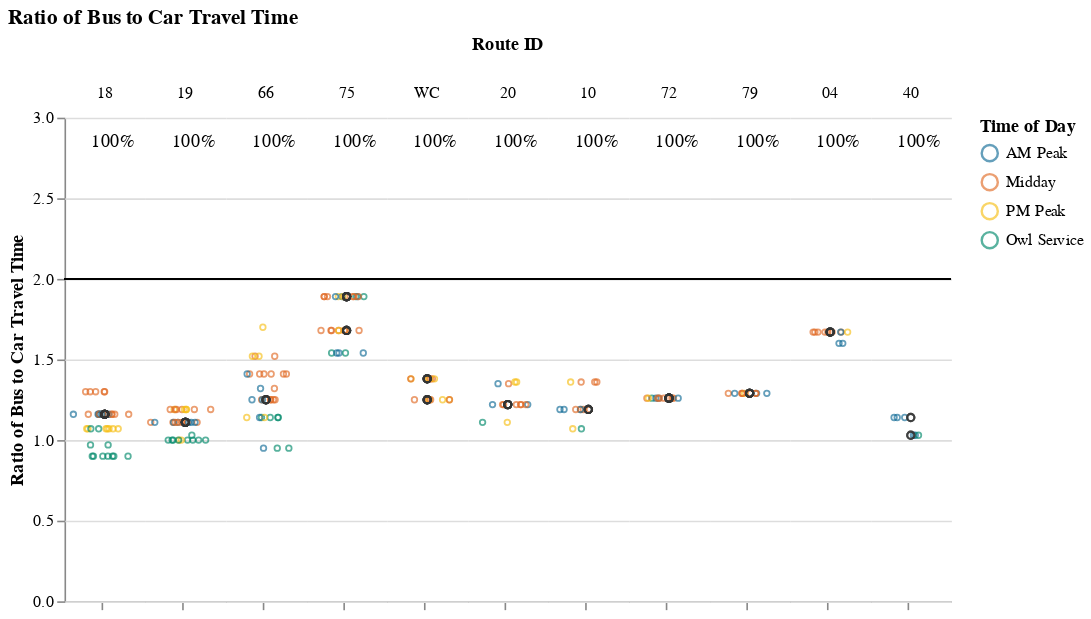
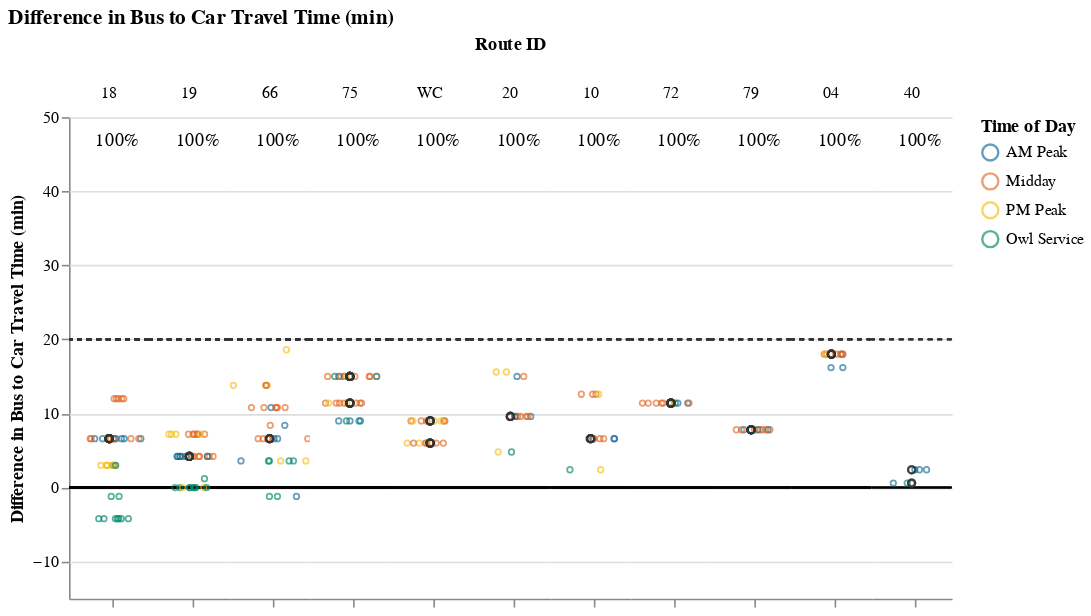

These figures' notebook cell, in order:
### Markdown cell above
## Viable Competitive Routes
### Short Routes (< 1 hr)

### Code cell
# Allow for possibility that operator doesn't have routes that fall into certain route_groups
# But, jupyterbook will not like markdown with f-string
# separate out route_group and put in each cell, and use try/except + if to display...
# but all 3 route groups must be displayed. just add sentence about why no routes were returned at the end
route_group = "short"
try:
    display_charts_for_route_group(df, route_group)
except:
    print("No routes meet this criteria.")

### Figure 1 — Vega-Lite specification as saved in the notebook (floating-point values rounded to 4 significant figures; data arrays with more than 128 entries replaced by an {"elided": "..."} marker saying what was removed)
{"config": {"view": {"continuousWidth": 400, "continuousHeight": 300, "stroke": null}, "facet": {"spacing": 0}}, "data": {"name": "data-fc43524c9ca61f0cf7a003f242c1c2ea"}, "facet": {"column": {"field": "route_id", "sort": ["18", "19", "66", "75", "WC", "20", "10", "72", "79", "04", "40"], "title": "Route ID", "type": "nominal"}}, "spec": {"layer": [{"mark": "rule", "encoding": {"color": {"value": "black"}, "y": {"field": "cutoff", "type": "quantitative"}}, "selection": {"selector001": {"type": "interval", "bind": "scales", "encodings": ["x", "y"]}}}, {"mark": {"type": "point", "opacity": 0.65, "size": 12, "strokeWidth": 1.1}, "encoding": {"color": {"field": "time_of_day", "scale": {"range": ["#136C97", "#E16B26", "#F6BF16", "#00896B", "#7790A3", "#5B559C"]}, "sort": ["AM Peak", "Midday", "PM Peak", "Owl Service"], "title": "Time of Day", "type": "nominal"}, "tooltip": [{"field": "route_id", "type": "nominal"}, {"field": "route_name", "type": "nominal"}, {"field": "trip_id", "type": "nominal"}, {"field": "service_hours", "type": "quantitative"}, {"field": "car_duration_hours", "type": "quantitative"}, {"field": "bus_multiplier", "type": "quantitative"}, {"field": "bus_difference", "type": "quantitative"}, {"field": "num_trips", "type": "quantitative"}, {"field": "num_competitive", "type": "quantitative"}, {"field": "pct_trips_competitive", "type": "quantitative"}, {"field": "pct_below_cutoff", "type": "quantitative"}, {"field": "p25", "type": "quantitative"}, {"field": "p50", "type": "quantitative"}, {"field": "p75", "type": "quantitative"}], "x": {"axis": {"grid": false, "labels": false, "ticks": true, "values": [0]}, "field": "jitter", "scale": {}, "title": null, "type": "quantitative"}, "y": {"field": "bus_multiplier", "scale": {"domain": [0, 3.0]}, "title": "Ratio of Bus to Car Travel Time", "type": "quantitative"}}, "transform": [{"calculate": "sqrt(-2*log(random()))*cos(2*PI*random())", "as": "jitter"}], "width": 50}, {"layer": [{"mark": {"type": "point", "opacity": 0.6, "size": 20, "strokeWidth": 1.3}, "encoding": {"color": {"value": "#323434"}, "y": {"field": "bus_multiplier", "type": "quantitative"}}, "transform": [{"filter": "(datum.p50_trip === 1)"}]}, {"mark": {"type": "text", "align": "center", "baseline": "middle"}, "encoding": {"color": {"value": "black"}, "text": {"field": "pct_trips_competitive", "format": ".0%", "type": "quantitative"}, "tooltip": [{"field": "route_id", "type": "nominal"}, {"field": "route_name", "type": "nominal"}, {"field": "trip_id", "type": "nominal"}, {"field": "service_hours", "type": "quantitative"}, {"field": "car_duration_hours", "type": "quantitative"}, {"field": "bus_multiplier", "type": "quantitative"}, {"field": "bus_difference", "type": "quantitative"}, {"field": "num_trips", "type": "quantitative"}, {"field": "num_competitive", "type": "quantitative"}, {"field": "pct_trips_competitive", "type": "quantitative"}, {"field": "pct_below_cutoff", "type": "quantitative"}, {"field": "p25", "type": "quantitative"}, {"field": "p50", "type": "quantitative"}, {"field": "p75", "type": "quantitative"}], "x": {"value": 30}, "y": {"value": 15}}, "transform": [{"calculate": "sqrt(-2*log(random()))*cos(2*PI*random())", "as": "jitter"}, {"filter": "(datum.fastest_trip === 1)"}]}]}]}, "resolve": {"scale": {"y": "shared"}}, "title": "Ratio of Bus to Car Travel Time", "$schema": "https://vega.github.io/schema/vega-lite/v4.17.0.json", "datasets": {"data-fc43524c9ca61f0cf7a003f242c1c2ea": {"elided": "216 records"}}}

### Figure 2 — Vega-Lite specification as saved in the notebook (floating-point values rounded to 4 significant figures; data arrays with more than 128 entries replaced by an {"elided": "..."} marker saying what was removed)
{"config": {"view": {"continuousWidth": 400, "continuousHeight": 300, "stroke": null}, "facet": {"spacing": 0}}, "data": {"name": "data-4c6cbfc278db15a8f1b7d65dbe456ad9"}, "facet": {"column": {"field": "route_id", "sort": ["18", "19", "66", "75", "WC", "20", "10", "72", "79", "04", "40"], "title": "Route ID", "type": "nominal"}}, "spec": {"layer": [{"mark": "rule", "encoding": {"color": {"value": "black"}, "y": {"field": "cutoff", "type": "quantitative"}}, "selection": {"selector002": {"type": "interval", "bind": "scales", "encodings": ["x", "y"]}}}, {"mark": {"type": "rule", "strokeDash": [3, 3]}, "encoding": {"color": {"value": "#323434"}, "y": {"field": "cutoff2", "type": "quantitative"}}}, {"mark": {"type": "point", "opacity": 0.65, "size": 12, "strokeWidth": 1.1}, "encoding": {"color": {"field": "time_of_day", "scale": {"range": ["#136C97", "#E16B26", "#F6BF16", "#00896B", "#7790A3", "#5B559C"]}, "sort": ["AM Peak", "Midday", "PM Peak", "Owl Service"], "title": "Time of Day", "type": "nominal"}, "tooltip": [{"field": "route_id", "type": "nominal"}, {"field": "route_name", "type": "nominal"}, {"field": "trip_id", "type": "nominal"}, {"field": "service_hours", "type": "quantitative"}, {"field": "car_duration_hours", "type": "quantitative"}, {"field": "bus_multiplier", "type": "quantitative"}, {"field": "bus_difference", "type": "quantitative"}, {"field": "num_trips", "type": "quantitative"}, {"field": "num_competitive", "type": "quantitative"}, {"field": "pct_trips_competitive", "type": "quantitative"}, {"field": "pct_below_cutoff", "type": "quantitative"}, {"field": "p25", "type": "quantitative"}, {"field": "p50", "type": "quantitative"}, {"field": "p75", "type": "quantitative"}], "x": {"axis": {"grid": false, "labels": false, "ticks": true, "values": [0]}, "field": "jitter", "scale": {}, "title": null, "type": "quantitative"}, "y": {"field": "bus_difference", "scale": {"domain": [-10.2, 46.2]}, "title": "Difference in Bus to Car Travel Time (min)", "type": "quantitative"}}, "transform": [{"calculate": "sqrt(-2*log(random()))*cos(2*PI*random())", "as": "jitter"}], "width": 50}, {"layer": [{"mark": {"type": "point", "opacity": 0.6, "size": 20, "strokeWidth": 1.3}, "encoding": {"color": {"value": "#323434"}, "y": {"field": "bus_difference", "type": "quantitative"}}, "transform": [{"filter": "(datum.p50_trip === 1)"}]}, {"mark": {"type": "text", "align": "center", "baseline": "middle"}, "encoding": {"color": {"value": "black"}, "text": {"field": "pct_trips_competitive", "format": ".0%", "type": "quantitative"}, "tooltip": [{"field": "route_id", "type": "nominal"}, {"field": "route_name", "type": "nominal"}, {"field": "trip_id", "type": "nominal"}, {"field": "service_hours", "type": "quantitative"}, {"field": "car_duration_hours", "type": "quantitative"}, {"field": "bus_multiplier", "type": "quantitative"}, {"field": "bus_difference", "type": "quantitative"}, {"field": "num_trips", "type": "quantitative"}, {"field": "num_competitive", "type": "quantitative"}, {"field": "pct_trips_competitive", "type": "quantitative"}, {"field": "pct_below_cutoff", "type": "quantitative"}, {"field": "p25", "type": "quantitative"}, {"field": "p50", "type": "quantitative"}, {"field": "p75", "type": "quantitative"}], "x": {"value": 30}, "y": {"value": 15}}, "transform": [{"calculate": "sqrt(-2*log(random()))*cos(2*PI*random())", "as": "jitter"}, {"filter": "(datum.fastest_trip === 1)"}]}]}]}, "resolve": {"scale": {"y": "shared"}}, "title": "Difference in Bus to Car Travel Time (min)", "$schema": "https://vega.github.io/schema/vega-lite/v4.17.0.json", "datasets": {"data-4c6cbfc278db15a8f1b7d65dbe456ad9": {"elided": "216 records"}}}
